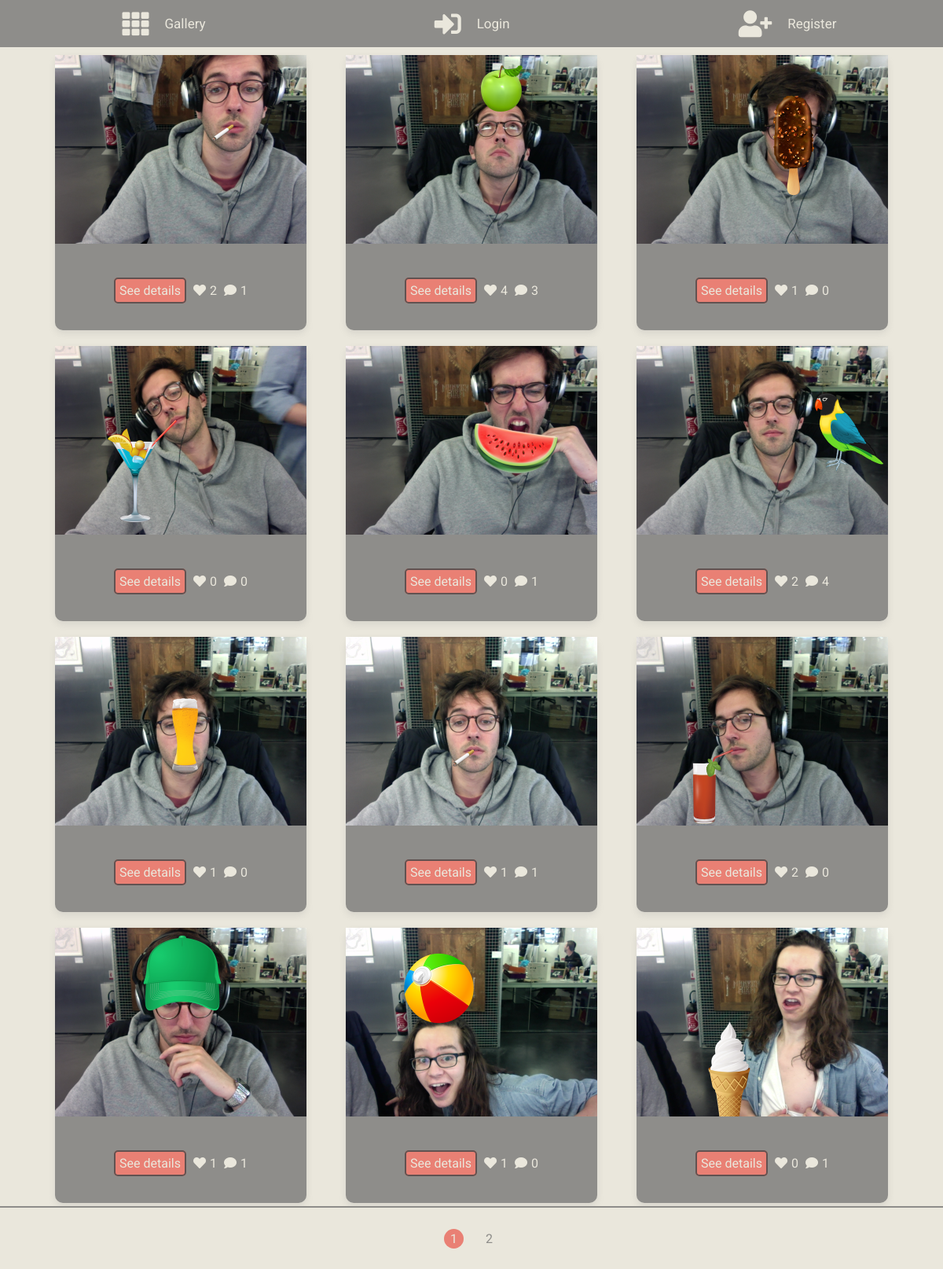
Screenshot of /?url=gallery with the database file from the repository.
### tables this page shows
CREATE TABLE `photo` (
  `id` int(11) NOT NULL,
  `user_id` int(11) NOT NULL,
  `source` longtext NOT NULL,
  `upload_date` datetime NOT NULL
);

### index.php (called while the page is built, shortened)
<?php
require('controllers/Router.php');
$router = new Router();
$router->routeReq();

### models/PhotoManager.php (called while the page is built, shortened)
<?php
class PhotoManager extends Model
{
    public function getAllPictures()
    {
        $this->_query = 'SELECT COUNT(*) FROM `photo`';
        $req = $this->getDb()->prepare($this->_query);
        $req->execute();
        $res = (int)$req->fetchColumn();
        return $res;
    }
    public function getPicturesPerPage($page)
    {
        $results_start = ($page - 1) * 12;
        $this->_query = 'SELECT `id`, `source` FROM `photo`  ORDER BY `id` DESC LIMIT '. $results_start . ', ' . 12 . '';
        $req = $this->getDb()->prepare($this->_query);
        $req->execute();
        $pictures = [];
        while ($data = $req->fetch(PDO::FETCH_ASSOC))
        {
            $this->_query = 'SELECT COUNT(*) FROM `like` WHERE `photo_id` = :photo_id';
            $sncdReq = $this->getDb()->prepare($this->_query);
            $sncdReq->bindParam(':photo_id', $data['id'], PDO::PARAM_INT);
            $sncdReq->execute();
            $nb_likes = $sncdReq->fetchColumn();
            $data['likes'] = $nb_likes;
            $this->_query = 'SELECT COUNT(*) FROM `comment` WHERE `photo_id` = :photo_id';
            $scndReq = $this->getDb()->prepare($this->_query);
            $scndReq->bindParam(':photo_id', $data['id'], PDO::PARAM_INT);
            $scndReq->execute();
            $nb_comments = $scndReq->fetchColumn();
            $data['comments'] = $nb_comments;
            $pictures[] = $data;
        }
        return $pictures;
    }
}

### models/Model.php (called while the page is built, shortened)
<?php
abstract class Model
{
    private static $_db;
    private static function setDb()
    {
        require_once('config/database.php');
        self::$_db = new PDO($DB_DSN.$DB_NAME, $DB_USER, $DB_PASSWORD);
        self::$_db->setAttribute(PDO::ATTR_ERRMODE, PDO::ERRMODE_WARNING);
    }
    protected function getDb()
    {
        return self::$_db;
    }
}

### config/database.php (called while the page is built)
<?php
    $DB_DSN = 'mysql:host=localhost:3306;';
    $DB_NAME = 'dbname=camagru_db;charset=utf8';
    $DB_USER = 'root';
    $DB_PASSWORD = 'passwd';
?>

### views/viewGallery.php (the view)
<div class="grid">
    <?php foreach($pictures as $pic): ?>
    <div class="card">
        <img src="<?= $pic['source'] ?>">
        <div class="info">
            <div class="info_pic">
                <a href="<?= URL ?>?url=post&id=<?= strval($pic['id']) ?>">See details</a>
                <i class="fas fa-heart"></i><?= strval($pic['likes']) ?>
                <i class="fas fa-comment"></i><?= strval($pic['comments']) ?>
            </div>
        </div>
    </div>
    <?php endforeach; ?>
</div>
<div class="pages">
    <?php for ($page = 1; $page <= $nb_pages; $page++): ?>
        <?php if (!isset($_GET['page']) && $page == 1): ?>
            <a id="active_page" href="<?= URL ?>?url=gallery&page=<?= $page ?>"><?= $page ?></a>
        <?php elseif (isset($_GET['page']) && $page == $_GET['page']): ?>
            <a id="active_page" href="<?= URL ?>?url=gallery&page=<?= $page ?>"><?= $page ?></a>
        <?php else: ?>
           <a href="<?= URL ?>?url=gallery&page=<?= $page ?>"><?= $page ?></a>
        <?php endif; ?>
    <?php endfor; ?>
</div>

### views/template.php (shortened to what this page needs)
<!DOCTYPE html>
<html>
    <head>
        <link rel="stylesheet" type="text/css" href="public/css/style.css">
        <link rel="stylesheet" type="text/css" href="public/css/navbar.css">
        <link rel="stylesheet" type="text/css" href="public/css/login.css">
        <link rel="stylesheet" type="text/css" href="public/css/register.css">
        <link rel="stylesheet" type="text/css" href="public/css/main.css">
        <link rel="stylesheet" type="text/css" href="public/css/admin.css">
        <link rel="stylesheet" type="text/css" href="public/css/grid.css">
        <link rel="stylesheet" type="text/css" href="public/css/post.css">
        <link rel="stylesheet" type="text/css" href="public/css/reset.css">
        <link rel="stylesheet" href="https://use.fontawesome.com/releases/v5.8.2/css/all.css">
    </head>
    <body>
        <div class="topnav">
            <a href="<?= URL ?>?url=gallery">
                <div class="navblock">
                    <i class="fas fa-th fa-2x"></i>
                    <p>Gallery</p>
                </div>
            </a>
            <?php if (!isset($_SESSION['user'])): ?>
            <a href="<?= URL ?>?url=login">
                <div class="navblock">
                    <i class="fas fa-sign-in-alt fa-2x"></i>
                    <p>Login</p>
                </div>
            </a>
            <a href="<?= URL ?>?url=register">
                <div class="navblock">
                    <i class="fas fa-user-plus fa-2x"></i>
                    <p>Register</p>
                </div>
            </a>
            <?php endif; ?>
        </div>
        <div class="container">
            <?= $content ?>
        </div>
    </body>
</html>

### controllers/Router.php (shortened to what this page needs)
<?php
require_once('views/View.php');
class Router
{
    public function routeReq()
    {
        try
        {
            $url = '';
            if (isset($_GET['url']))
            {
                $url = explode('/', filter_var($_GET['url'], FILTER_SANITIZE_URL));
                $controller = ucfirst(strtolower($url[0]));
                $controllerClass = 'Controller'.$controller;
                $controllerFile = 'controllers/'.$controllerClass.'.php';
                if (file_exists($controllerFile))
                {
                    $this->_ctrl = new $controllerClass($url);
                }
                else
                    throw new Exception('Page does not exist');
            }
            else
            {
                require_once('controllers/ControllerGallery.php');
                $this->_ctrl = new ControllerGallery();
            }
        }
        catch(Exception $e)
        {
            $errorMsg = $e->getMessage();
            $this->_view = new View('Error');
            $this->_view->generate(array('errorMsg' => $errorMsg));
        }
    }
}

### controllers/ControllerGallery.php (shortened to what this page needs)
<?php
class ControllerGallery
{
    public function __construct($url)
    {
        if (isset($url) && count($url) > 1)
            throw new Exception('Page does not exist');
        else if (isset($_GET['page']))
            $this->displayGallery($_GET['page']);
        else
            $this->displayGallery(1);
    }
    public function displayGallery($page)
    {
        $this->_photoManager = new PhotoManager();
        $pictures = $this->_photoManager->getAllPictures();
        if (!$pictures)
        {
            header('Location: '. URL .'?url=login');
            $this->_view = new View('Login');
            $this->_view->generate(array());
        }
        else
        {
            $nb_results = 12;
            $nb_pages = ceil(($pictures / $nb_results));
            $pictures = $this->_photoManager->getPicturesPerPage($page);
            $this->_view = new View('Gallery');
            $this->_view->generate(array('pictures' => $pictures, 'nb_pages' => $nb_pages));
        }
    }
}

### views/View.php (shortened to what this page needs)
<?php
class View
{
    private $_file;
    private $_title;
    public function __construct($action)
    {
        $this->_file = 'views/view'.$action.'.php';
        $this->_title = 'Camagru - '.$action;
    }
    public function generate($data)
    {
        $content = $this->generateFile($this->_file, $data);
        $view = $this->generateFile('views/template.php', array('title' => $this->_title, 'content' => $content));
        echo $view;
    }
    private function generateFile($file, $data)
    {
        if (file_exists($file))
        {
            extract($data);
            require($file);
            return ob_get_clean();
        }
        else
            throw new Exception('File '.$file.' not found');
    }
}

### public/css/style.css (style rules this page uses)
html { overflow: hidden; }
body { font-family: 'Roboto', sans-serif; background-color: #EAE7DC; margin: 0; padding: 0; }
.container { position: absolute; top: 60px; left: 0; height: calc(100% - 60px); width: 100%; display: flex; align-items: center; justify-content: center; flex-direction: column; flex: 1; transition: height 1s ease-out; }

### public/css/navbar.css (style rules this page uses)
.topnav { background-color: #8E8D8A; overflow: hidden; position: absolute; top: 0%; left: 0%; height: 60px; width: 100%; font-family: 'Roboto', sans-serif; display: flex; align-items: center; justify-content: space-around; }
.topnav a { float: left; color: #EAE7DC; text-align: center; padding: 14px 4px; text-decoration: none; font-size: 17px; transition: 1.2s; }
.topnav i { margin: 0 20px; }
.topnav .navblock { display: flex; flex-direction: row; justify-content: center; align-items: center; color: #EAE7DC; }

### public/css/login.css (style rules this page uses)
::placeholder { color: #E98074; opacity: 1; }

### public/css/register.css (style rules this page uses)
::placeholder { color: #EAE7DC; opacity: 1; }

### public/css/main.css (style rules this page uses)
img { height: 50px; width: 50px; }

### public/css/admin.css (style rules this page uses)
::placeholder { color: #EAE7DC; opacity: 1; }

### public/css/grid.css (style rules this page uses)
.grid { display: flex; flex-direction: row; flex-wrap: wrap; align-items: center; justify-content: center; overflow: auto; position: absolute; top: 0px; height: 95%; width: 100%; }
.grid .card { background-color: #8E8D8A; color: #EAE7DC; box-shadow: 0 4px 8px 0 rgba(142, 141, 138, 0.2); transition: 0.3s; height: 350px; width: 320px; margin: 10px 25px; border-radius: 10px; -webkit-transform: scale(1); transform: scale(1); -webkit-transition: .3s ease-in-out; transition: .3s ease-in-out; }
.grid .card .info { height: 110px; width: 320px; display: flex; flex-direction: column; align-items: center; justify-content: center; }
.grid .card .info a { font-family: 'Roboto', sans-serif; border: 2px solid rgb(97, 82, 81); background-color: #E98074; color: #EAE7DC; border-radius: 5px; padding: 5px; text-decoration: none; text-align: center; transition: 1.2s; }
.grid .card .info_pic { display: inline-block; }
.grid .card .info_pic i { margin: 0 5px; }
.grid .card img { height: 240px; width: 320px; }
.pages { position: absolute; bottom: 0; height: 5%; width: 100%; display: flex; flex-direction: row; align-items: center; justify-content: center; border-top: 2px solid #8E8D8A; margin: auto 0; }
.pages a { font-family: 'Roboto', sans-serif; color: #8E8D8A; float: left; padding: 3px 8px; margin: 0px 10px 0px 10px;; text-decoration: none; border: 0px; border-radius: 100%; transition: 1.2s; }
.pages a#active_page { background-color: #E98074; color: #EAE7DC; border-radius: 100%; }
@media (min-width: 1025px) and (max-width: 1280px) { .grid { align-content: flex-start; } }

### rows the page displays
photo: source (picture), likes "2", comments "1"
photo: source (picture), likes "4", comments "3"
photo: source (picture), likes "1", comments "0"
photo: source (picture), likes "0", comments "0"
photo: source (picture), likes "0", comments "1"
photo: source (picture), likes "2", comments "4"
photo: source (picture), likes "1", comments "0"
photo: source (picture), likes "1", comments "1"
photo: source (picture), likes "2", comments "0"
photo: source (picture), likes "1", comments "1"
photo: source (picture), likes "1", comments "0"
photo: source (picture), likes "0", comments "1"
